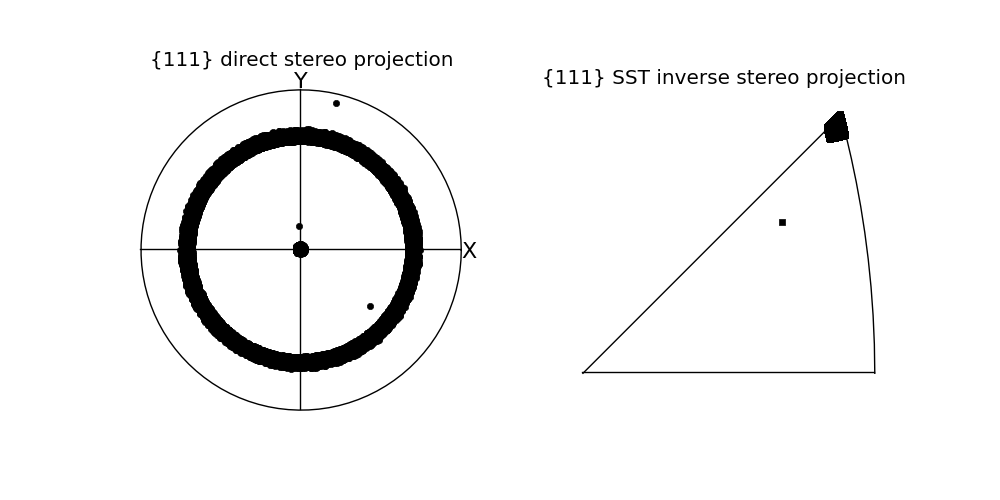

Source code (Python):
#!/usr/bin/env python
import os, numpy as np
from pymicro.crystal.microstructure import Microstructure, Grain, Orientation
from pymicro.crystal.texture import PoleFigure
from matplotlib import pyplot as plt, colors, cm

if __name__ == '__main__':
  '''
  111 Pole figure of a copper sample containing 10000 grains with a fibre 
  texture.
  '''
  eulers = Orientation.read_euler_txt('../data/Cu_111.dat')
  micro = Microstructure(name = 'Cu_111')
  for index in eulers:
    micro.grains.append(Grain(index, eulers[index]))

  # create pole figure (both direct and inverse)
  pf = PoleFigure(hkl='111', proj='stereo', microstructure=micro, verbose=False)
  pf.color_by_grain_id = False
  pf.mksize = 5
  pf.pflegend = False
  pf.plot_pole_figures(plot_sst=True, display=False, save_as='png')

  image_name = os.path.splitext(__file__)[0] + '.png'
  print 'writting %s' % image_name

  from matplotlib import image
  image.thumbnail(image_name, 'thumb_' + image_name, 0.2)
